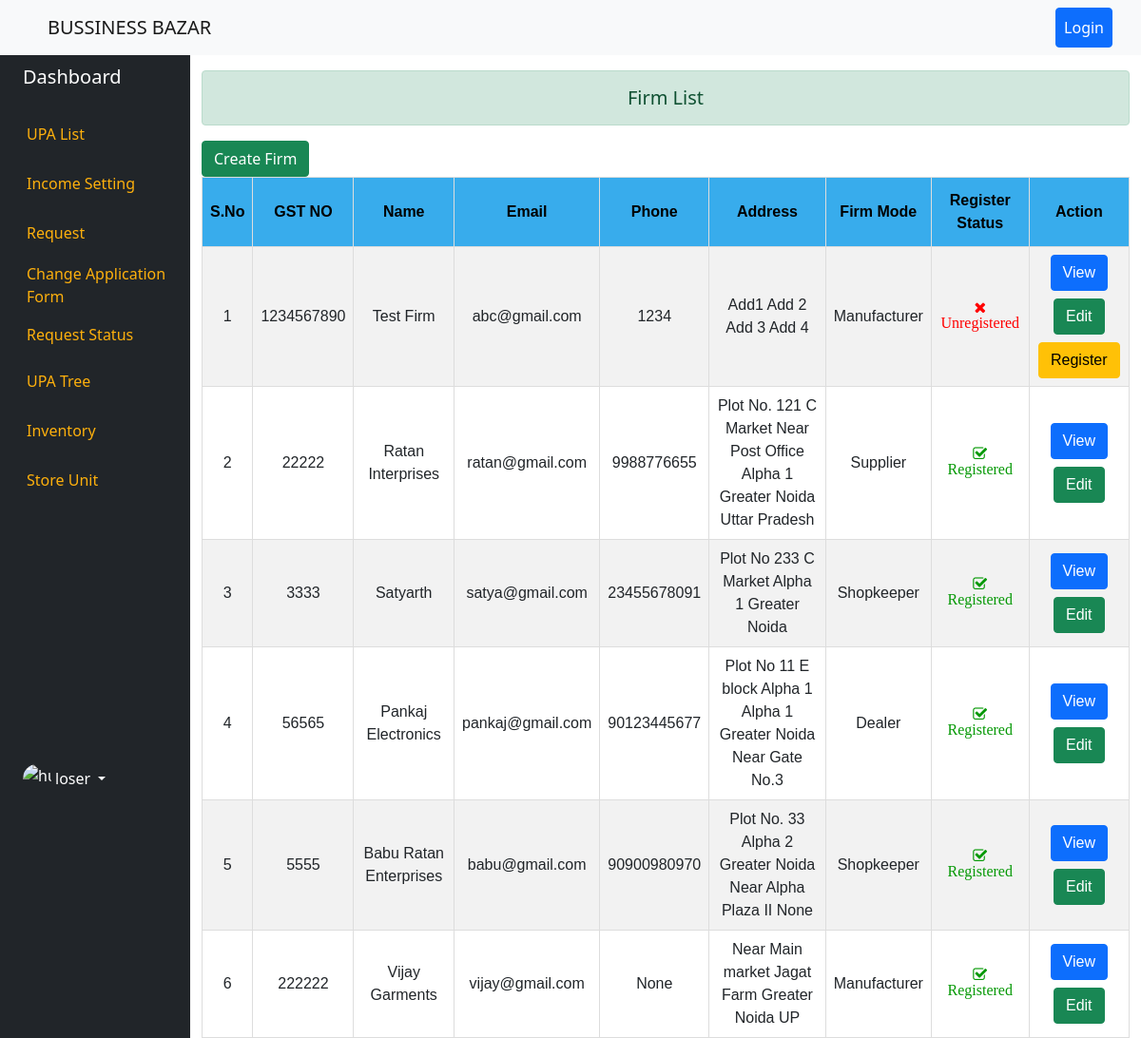
The app's page /firm_list/ with its own data.
### dashboard/models.py (models this page shows, shortened)
class FirmRegistration(models.Model):
    FIRM_STATUS = (
        ('Registered','Registered'),
        ('Unregistered','Unregistered'),
    )
    FIRM_MODE = (
        ('Manufacturer','Manufacturer'),
        ('Dealer','Dealer'),
        ('Supplier','Supplier'),
        ('Agency','Agency'),
        ('Shopkeeper','Shopkeeper'),
        ('Exporter','Exporter'),
        ('Exporter','Exporter'),
        ('Contractor','Contractor'),
        ('Farmer','Farmer'),
    )
    created_by = models.ForeignKey(User,on_delete=models.CASCADE,blank=True, null=True,related_name='firm_registration')
    created_at = models.DateTimeField(auto_now_add=True)
    updated_by = models.ForeignKey(User,on_delete=models.CASCADE,blank=True, null=True,related_name='update_firm_registration')
    updated_at = models.DateTimeField(auto_now=True)
    active_firm = models.BooleanField(default=True)
    gst_no = models.CharField(max_length=20,blank=True, null=True)
    status = models.CharField(max_length=12,default="Unregistered",choices=FIRM_STATUS,blank=True, null=True)
    firm_name = models.CharField(max_length=200,blank=True, null=True,help_text="Enter The Firm Name")
    firm_image = models.ImageField(upload_to = "firm/image/",blank=True, null=True)
    address_one = models.CharField(max_length=100,blank=True, null=True)
    address_two = models.CharField(max_length=100,blank=True, null=True)
    address_three = models.CharField(max_length=100,blank=True, null=True)
    address_four = models.CharField(max_length=100,blank=True, null=True)
    landmark = models.CharField(max_length=100,blank=True, null=True)
    town_city = models.CharField(max_length=100,blank=True, null=True)
    sub_district = models.CharField(max_length=100,blank=True, null=True)
    district = models.CharField(max_length=100,blank=True, null=True)
    postal_code = models.IntegerField(blank=True, null=True)
    state = models.CharField(max_length=100,blank=True, null=True)
    country = models.CharField(max_length=100,blank=True, null=True)
    telephone = models.IntegerField(blank=True, null=True)
    mobile = models.IntegerField(blank=True, null=True)
    email = models.EmailField(blank=True, null=True)
    website = models.CharField(max_length=100,blank=True, null=True)
    firm_mode = models.CharField(max_length=12,choices=FIRM_MODE,blank=True, null=True)
    product_description = models.TextField(blank=True, null=True)
    contact_person = models.CharField(max_length=200,blank=True, null=True)
    contact_person_mobile = models.CharField(max_length=12,blank=True, null=True)

### dashboard/views.py (the view)
# urls.py: path('firm_list/',firm_list,name="firm-list"),
def firm_list(request):
    firms = FirmRegistration.objects.filter(active_firm = True)
    context = {'firms':firms}
    return render(request,'dashboard/firm_list.html',context)

### templates/dashboard/firm_list.html (shortened to what this page needs)
{% extends "base.html" %}
{% block content %}
<div class="container-fluid">
    <div class="row flex-nowrap">
        {% include 'left_panel.html' %}
        <div class="col">
            <h5 class="alert alert-success text-center mt-3">Firm List</h5>
            <a href="{% url 'firm-registration'%}" class="btn btn-success">Create Firm</a>
                <table id="customers">
                    <tr>
                      <th>S.No</th>
                      <th>GST NO</th>
                      <th>Name</th>
                      <th>Email</th>
                      <th>Phone</th>
                      <th>Address</th>
                      <th>Firm Mode</th>
                      <th>Register Status</th>
                      <th>Action</th>
                    </tr>
                    {% for firm in firms %}
                    <tr>
                        <td>{{forloop.counter}}</td>
                        <td>{{firm.gst_no}}</td>
                        <td>{{firm.firm_name}}</td>
                        <td>{{firm.email}}</td>
                        <td>{{firm.mobile}}</td>
                        <td>{{firm.address_one}} {{firm.address_two}} {{firm.address_three}} {{firm.address_four}}</td>
                        <td>{{firm.firm_mode}}</td>
                        <td>
                            {% if firm.status == "Registered" %}
                            <i class="fa fa-check-square-o" aria-hidden="true" style="color: rgb(6, 153, 6);"> {{firm.status}}</i>
                            {% else %}
                            <i class="fa fa-times" aria-hidden="true" style="color: red;"> {{firm.status}}</i>
                            {% endif %}
                        </td>
                        <td>
                            <a href="{% url 'firm-detail' firm.pk %}" class="btn btn-primary">View</a>
                            <a href="{% url 'firm-update' firm.pk %}" class="btn btn-success mt-2">Edit</a>
                            {% if not firm.status == "Registered"%}
                            <form method="GET" action="{% url 'firm-status' %}">
                            <button type="submit" class="btn btn-warning mt-2" >
                                 Register
                            </button>
                            </form>
                            {% endif %}
                        </td>
                    </tr>
                    {% endfor %}
                </table>
        </div>
    </div>
</div>
{% endblock content %}

### static/style.css (style rules this page uses)
#customers { font-family: Arial, Helvetica, sans-serif; border-collapse: collapse; width: 100%; }
#customers td, #customers th { border: 1px solid #ddd; padding: 8px; }
#customers tr:nth-child(even) { background-color: #f2f2f2; }
#customers th { padding-top: 12px; padding-bottom: 12px; text-align: center; background-color: #38ACEC; color: black; }
#customers td { text-align: center; }

### records on screen
FirmRegistration: gst_no "1234567890", firm_name "Test Firm", email "abc@gmail.com", mobile "1234", address_one "Add1", address_two "Add 2", address_three "Add 3", address_four "Add 4", firm_mode "Manufacturer", status "Unregistered"
FirmRegistration: gst_no "22222", firm_name "Ratan Interprises", email "ratan@gmail.com", mobile "9988776655", address_one "Plot No. 121", address_two "C Market Near Post Office", address_three "Alpha 1 Greater Noida", address_four "Uttar Pradesh", firm_mode "Supplier", status "Registered"
FirmRegistration: gst_no "3333", firm_name "Satyarth", email "satya@gmail.com", mobile "23455678091", address_one "Plot No 233", address_two "C Market", address_three "Alpha 1", address_four "Greater Noida", firm_mode "Shopkeeper", status "Registered"
FirmRegistration: gst_no "56565", firm_name "Pankaj Electronics", email "pankaj@gmail.com", mobile "90123445677", address_one "Plot No 11", address_two "E block Alpha 1", address_three "Alpha 1 Greater Noida", address_four "Near Gate No.3", firm_mode "Dealer", status "Registered"
FirmRegistration: gst_no "5555", firm_name "Babu Ratan Enterprises", email "babu@gmail.com", mobile "90900980970", address_one "Plot No. 33", address_two "Alpha 2 Greater Noida", address_three "Near Alpha Plaza II", address_four "None", firm_mode "Shopkeeper", status "Registered"
FirmRegistration: gst_no "222222", firm_name "Vijay Garments", email "vijay@gmail.com", mobile "None", address_one "Near Main market", address_two "Jagat Farm", address_three "Greater Noida", address_four "UP", firm_mode "Manufacturer", status "Registered"
